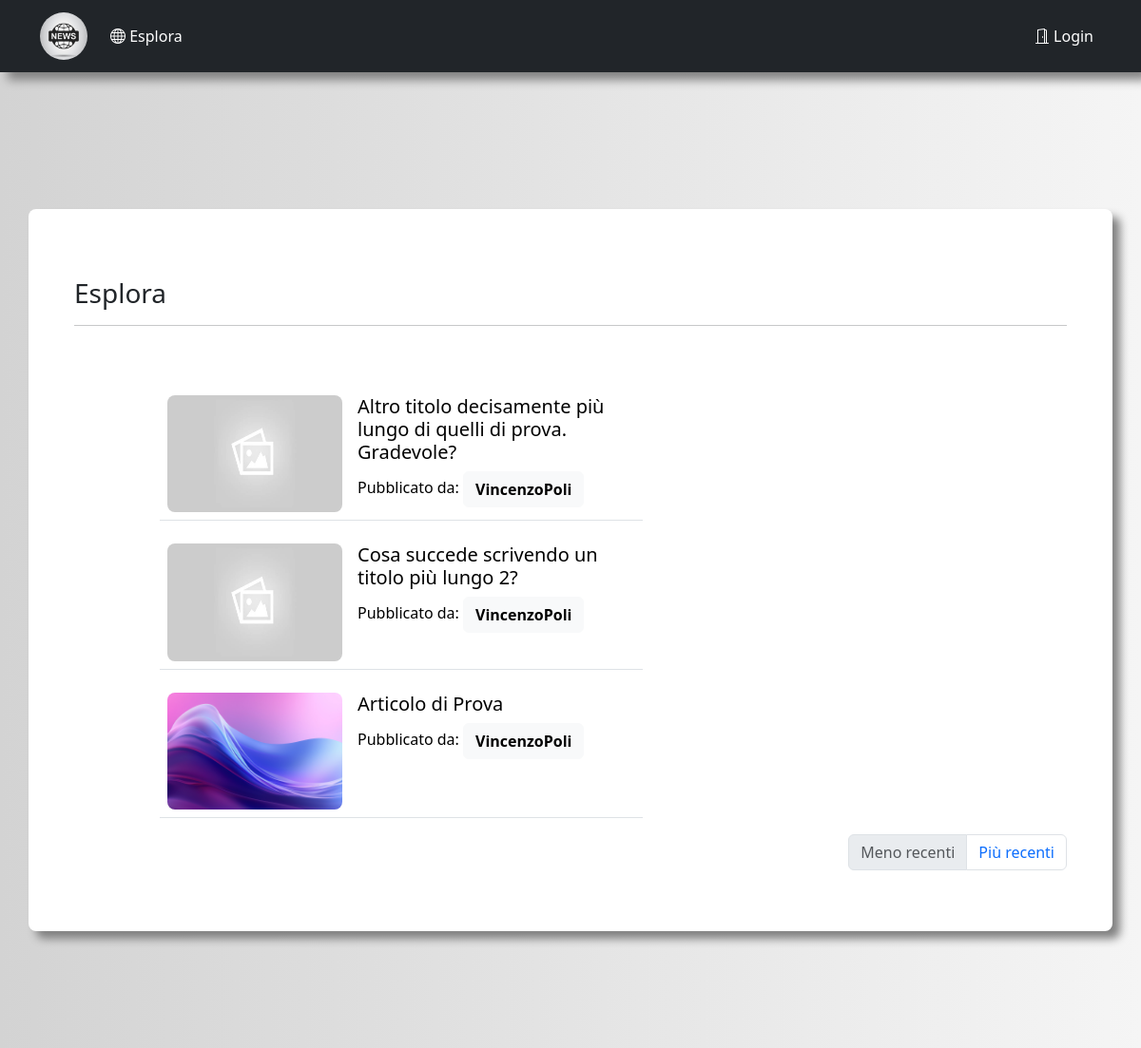
Before: /explore?page=2 (upper part) with the older database file.
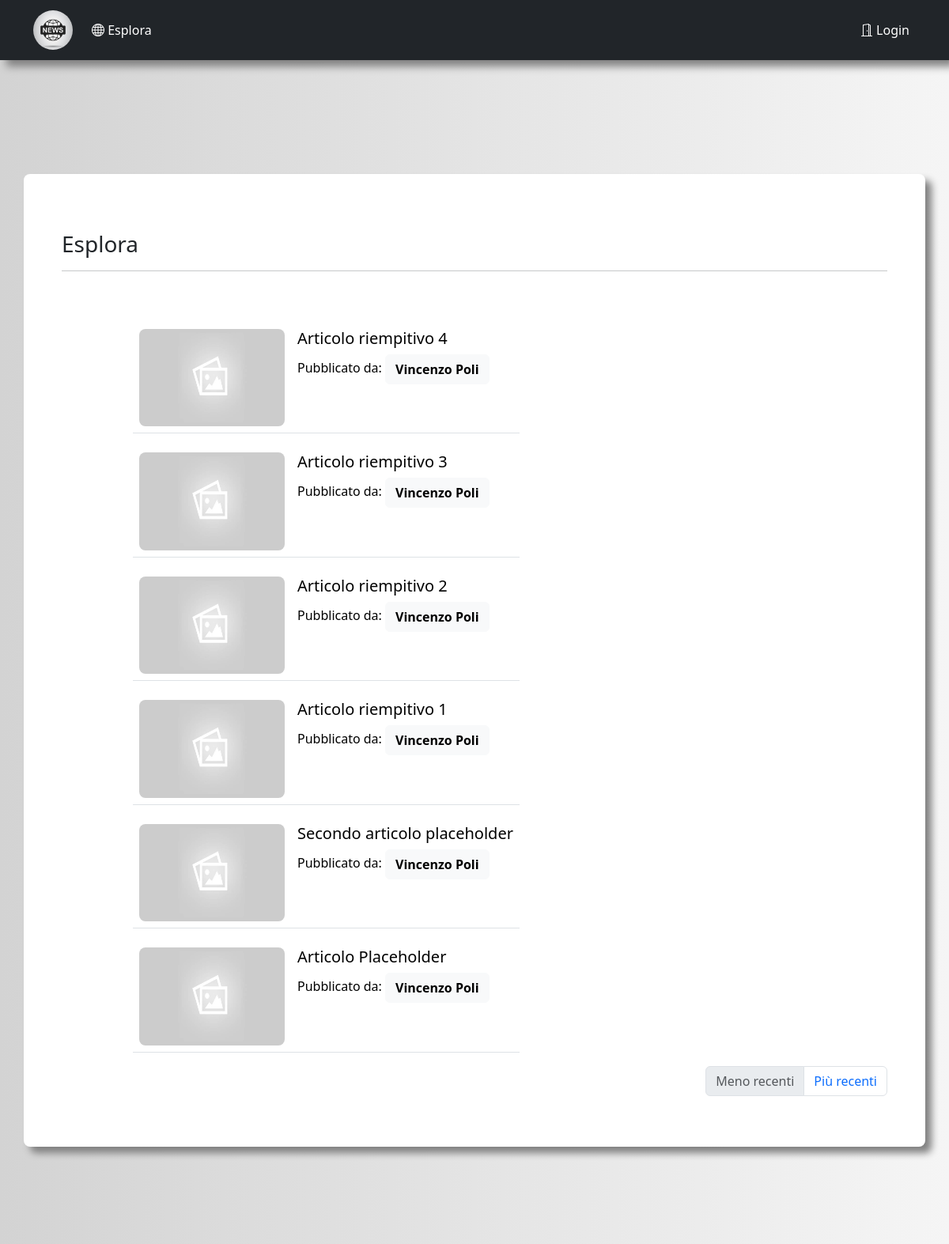
After: the same page with the newer database file.
### app/models.py (models this page shows, shortened)
class Article(db.Model):
    id = db.Column(db.Integer, primary_key=True)
    title = db.Column(db.String(75), unique=True)
    subtitle = db.Column(db.String(150))
    body = db.Column(db.Text())
    head_img = db.Column(db.String())
    timeStamp = db.Column(db.DateTime, index=True, default=datetime.now(timezone.utc))
    author = db.Column(db.String(64))
    user_id = db.Column(db.Integer, db.ForeignKey('user.id'))
    def head_image(self):
        return self.head_img

### app/routes.py (the view)
@app.route('/explore')
def explore():
    current_page = 'explore'
    session['url'] = url_for('explore')
    page = request.args.get('page', 1, type=int)
    articles = Article.query.order_by(Article.timeStamp.desc()).paginate(
        page=page, per_page=app.config['ARTICLES_PER_PAGE'], error_out=False
    )
    if articles.has_next:
        next_url = url_for('explore', page=articles.next_num)
    else:
        next_url = None
    if articles.has_prev:
        prev_url = url_for('explore', page=articles.prev_num)
    else:
        prev_url = None
    first_col = articles.items[:8]
    second_col = articles.items[8:16]
    return render_template(
        'explore.html', title='Esplora',
        next_url=next_url, prev_url=prev_url,
        first_col=first_col, second_col=second_col,
        user=current_user,
        current_page=current_page
    )

### app/routes.py (called while the page is built)
@app.before_request
def before_request():
    if current_user.is_authenticated:
        current_user.last_seen = datetime.now()
        db.session.commit()

### app/templates/explore.html (shortened to what this page needs)
{% extends "base.html" %}
{% block app_content %}
    <h3>Esplora</h3>
    <hr>
    <div class="row">
        <div class="col-sm-1 pt-5"></div>
        <div class="col-sm-6 pt-5">
            <table class="table-responsive">
                <tr>
                    <td>
                        {% for article in first_col %}
                            <table class="table">
                                <tr>
                                    <td style="width: 200px; height: 140px">
                                        <a href="{{ url_for('published', article_title=article.title) }}">
                                            <img class="explore-image" src="{{ article.head_image() }}" alt="explore-image" onerror="fallBackIMG(this)">
                                        </a>
                                    </td>
                                    <td style="position: relative">
                                        <h5 class="text-link">
                                            <a class="text-anchor" href="{{ url_for('published', article_title=article.title) }}">
                                                {{ article.title }}
                                            </a>
                                        </h5>
                                        <p style="display: inline">Pubblicato da: </p>
                                        <p class="text-link" style="display: inline">
                                            <a class="btn btn-light" href="{{ url_for('user', username=article.author) }}">
                                                <strong>{{ article.author }}</strong>
                                            </a>
                                        </p>
                                    </td>
                                </tr>
                            </table>
                        {% endfor %}
                    </td>
                </tr>
            </table>
        </div>
        <div class="col-sm-3 pt-5">
            <table class="table-responsive">
                <tr>
                    <td>
                    </td>
                </tr>
            </table>
        </div>
        <div class="col-sm-2 pt-5"></div>
    </div>
    {% if next_url and prev_url %}
        <ul class="pagination justify-content-end">
            <li class="page-item"><a class="page-link" href="{{ next_url }}">Meno recenti</a></li>
            <li class="page-item"><a class="page-link" href="{{ prev_url }}">Più recenti</a></li>
        </ul>
    {% elif next_url %}
        <ul class="pagination justify-content-end">
            <li class="page-item"><a class="page-link" href="{{ next_url }}">Meno recenti</a></li>
            <li class="page-item disabled"><a class="page-link" href="{{ prev_url }}">Più recenti</a></li>
        </ul>
    {% elif prev_url %}
        <ul class="pagination justify-content-end">
            <li class="page-item disabled"><a class="page-link" href="{{ next_url }}">Meno recenti</a></li>
            <li class="page-item"><a class="page-link" href="{{ prev_url }}">Più recenti</a></li>
        </ul>
    {% endif %}
{% endblock %}

### app/templates/base.html (shortened to what this page needs)
<!DOCTYPE html>
<html lang="it">
<head>
    <link rel="stylesheet" href="{{ url_for('static', filename='style.css') }}">
    <link rel="stylesheet" href="https://cdn.jsdelivr.net/npm/bootstrap-icons@1.3.0/font/bootstrap-icons.css">
    <link href="https://cdn.jsdelivr.net/npm/bootstrap@5.3.2/dist/css/bootstrap.min.css" rel="stylesheet">
</head>
<body>
    <div class="background-div">
        {% set roles = {'admin': 3, 'capo redattore': 2, 'redattore': 1, 'utente': 0} %}
        <nav class="navbar navbar-expand-sm bg-dark navbar-dark">
            <div class="container">
                <a class="navbar-brand" href="{{ url_for('index') }}">
                    <img src="/static/logo/aaalogoaaa.jpg" alt="Logo" style="width:50px;" class="rounded-pill">
                </a>
                <div class="collapse navbar-collapse" id="mynavbar">
                    <ul class="navbar-nav me-auto">
                        {% if current_page == 'explore' %}
                            <li class="nav-item">
                                <a class="nav-link active" href="{{ url_for('explore') }}"><i class="bi bi-globe"></i> Esplora</a>
                            </li>
                        {% else %}
                            <li class="nav-item">
                                <a class="nav-link" href="{{ url_for('explore') }}"><i class="bi bi-globe"></i> Esplora</a>
                            </li>
                        {% endif %}
                    </ul>
                    <ul class="navbar-nav">
                        {% if current_user.is_anonymous %}
                            <li class="nav-item">
                                <a class="nav-link active" href="{{ url_for('login') }}"><i class="bi bi-door-open"></i> Login</a>
                            </li>
                        {% elif current_user.is_authenticated %}
                            <li class="nav-item">
                                <a class="nav-link" href="{{ url_for('logout') }}"><i class="bi bi-box-arrow-right"></i> Logout</a>
                            </li>
                        {% endif %}
                    </ul>
                </div>
            </div>
        </nav><br><br><br><br>
        <div class="container bg-white p-5 my-5" id="body_page"><br/>
            {% block app_content %}{% endblock %}
        </div>
         <br><br><br><br>
    </div>
</body>
</html>

### app/static/style.css (style rules this page uses)
nav, #body_page, #preview-container { box-shadow: 8px 8px 10px rgb(128, 128, 128); }
.background-div { background-image: linear-gradient(to right, lightgrey, whitesmoke); }
#body_page { min-height: 675px; }
#profile-form, #body_page, .text-block, .index-image { border-radius: 8px; }
.explore-image { width: 100%; height: 100%; overflow: hidden; border-radius: 8px; }
.text-anchor { color: black; text-decoration: none; }

Changed rows visible on the page:
now on this page (row edited): Article: title "Articolo riempitivo 4", author "Vincenzo Poli"
now on this page (row edited): Article: title "Articolo riempitivo 3", author "Vincenzo Poli"
now on this page (row edited): Article: title "Articolo riempitivo 2", author "Vincenzo Poli"
changed Article: title "Altro titolo decisamente più lungo di quelli di prova. Gradevole?" → "Articolo riempitivo 1"; author "VincenzoPoli" → "Vincenzo Poli"
changed Article: title "Cosa succede scrivendo un titolo più lungo 2?" → "Secondo articolo placeholder"; author "VincenzoPoli" → "Vincenzo Poli"
changed Article: head_img: picture removed, a placeholder shows; title "Articolo di Prova" → "Articolo Placeholder"; author "VincenzoPoli" → "Vincenzo Poli"
